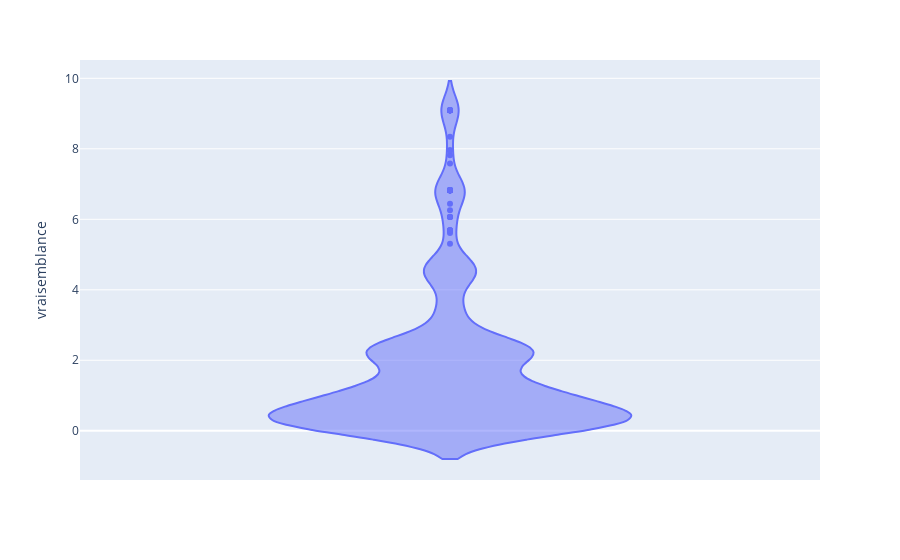

The notebook cell saved with this chart:
### Code cell
from matplotlib.axis import YAxis
import plotly.express as px
import numpy as np
violin = total[(total["vraisemblance"] > 0) & (total["vraisemblance"] < 10)]
px.violin(violin, y="vraisemblance")

### Figure 1 — Plotly figure (JSON) as saved in the notebook; plotly's stock layout.template omitted (floating-point values rounded to 4 significant figures; data arrays with more than 128 entries replaced by an {"elided": "..."} marker saying what was removed)
{"data": [{"alignmentgroup": "True", "box": {"visible": false}, "hovertemplate": "vraisemblance=%{y}<extra></extra>", "legendgroup": "", "marker": {"color": "#636efa"}, "name": "", "offsetgroup": "", "orientation": "v", "scalegroup": "True", "showlegend": false, "type": "violin", "x0": " ", "xaxis": "x", "y": {"elided": "687 float values"}, "y0": " ", "yaxis": "y"}], "layout": {"legend": {"tracegroupgap": 0}, "margin": {"t": 60}, "violinmode": "group", "xaxis": {"anchor": "y", "domain": [0, 1]}, "yaxis": {"anchor": "x", "domain": [0, 1], "title": {"text": "vraisemblance"}}}}
